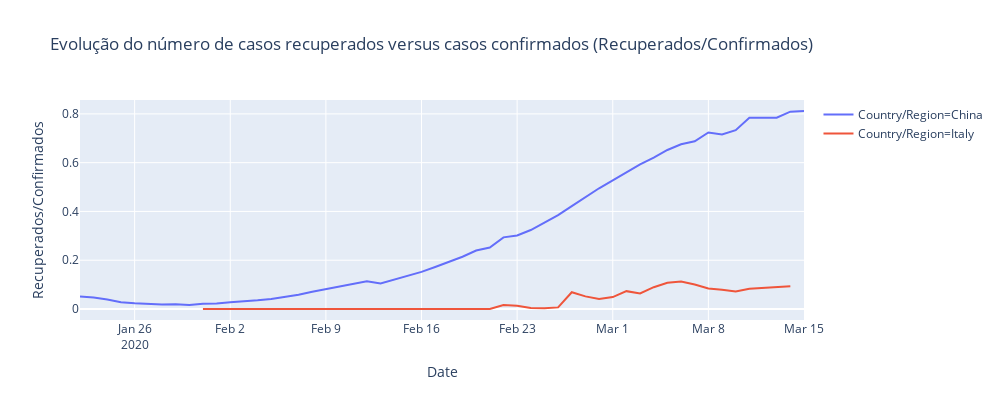

Notebook code for this chart:
### Code cell
temp['Recuperados/Confirmados'] = temp['Recovered']/temp['Confirmed']

fig = px.line(temp, x="Date", y="Recuperados/Confirmados", color='Country/Region',  height=400,width=1000,
             title='Evolução do número de casos recuperados versus casos confirmados (Recuperados/Confirmados)')
fig.show()

### Figure 1 — Plotly figure (JSON) as saved in the notebook; plotly's stock layout.template omitted (floating-point values rounded to 4 significant figures)
{"data": [{"hoverlabel": {"namelength": 0}, "hovertemplate": "Country/Region=China<br>Date=%{x}<br>Recuperados/Confirmados=%{y}", "legendgroup": "Country/Region=China", "line": {"color": "#636efa", "dash": "solid"}, "mode": "lines", "name": "Country/Region=China", "showlegend": true, "type": "scatter", "x": ["2020-01-22", "2020-01-23", "2020-01-24", "2020-01-25", "2020-01-26", "2020-01-27", "2020-01-28", "2020-01-29", "2020-01-30", "2020-01-31", "2020-02-01", "2020-02-02", "2020-02-03", "2020-02-04", "2020-02-05", "2020-02-06", "2020-02-07", "2020-02-08", "2020-02-09", "2020-02-10", "2020-02-11", "2020-02-12", "2020-02-13", "2020-02-14", "2020-02-15", "2020-02-16", "2020-02-17", "2020-02-18", "2020-02-19", "2020-02-20", "2020-02-21", "2020-02-22", "2020-02-23", "2020-02-24", "2020-02-25", "2020-02-26", "2020-02-27", "2020-02-28", "2020-02-29", "2020-03-01", "2020-03-02", "2020-03-03", "2020-03-04", "2020-03-05", "2020-03-06", "2020-03-07", "2020-03-08", "2020-03-09", "2020-03-10", "2020-03-11", "2020-03-12", "2020-03-13", "2020-03-14", "2020-03-15"], "xaxis": "x", "y": [0.05119, 0.04695, 0.0393, 0.02788, 0.02376, 0.02026, 0.01838, 0.01977, 0.01662, 0.02201, 0.02303, 0.02788, 0.03118, 0.03559, 0.04082, 0.04849, 0.05858, 0.07051, 0.08122, 0.09222, 0.1046, 0.1142, 0.1045, 0.1197, 0.1366, 0.1521, 0.172, 0.1915, 0.2141, 0.2399, 0.252, 0.2938, 0.3017, 0.3238, 0.3559, 0.3848, 0.4219, 0.4588, 0.495, 0.5277, 0.5623, 0.5934, 0.6206, 0.652, 0.6755, 0.6875, 0.7238, 0.7156, 0.7334, 0.784, 0.7837, 0.7843, 0.8092, 0.8118], "yaxis": "y"}, {"hoverlabel": {"namelength": 0}, "hovertemplate": "Country/Region=Italy<br>Date=%{x}<br>Recuperados/Confirmados=%{y}", "legendgroup": "Country/Region=Italy", "line": {"color": "#EF553B", "dash": "solid"}, "mode": "lines", "name": "Country/Region=Italy", "showlegend": true, "type": "scatter", "x": ["2020-01-31", "2020-02-07", "2020-02-21", "2020-02-22", "2020-02-23", "2020-02-24", "2020-02-25", "2020-02-26", "2020-02-27", "2020-02-28", "2020-02-29", "2020-03-01", "2020-03-02", "2020-03-03", "2020-03-04", "2020-03-05", "2020-03-06", "2020-03-07", "2020-03-08", "2020-03-09", "2020-03-10", "2020-03-11", "2020-03-14"], "xaxis": "x", "y": [0, 0, 0, 0.01613, 0.0129, 0.004367, 0.003106, 0.006623, 0.0687, 0.0518, 0.04078, 0.049, 0.07318, 0.06395, 0.08935, 0.1073, 0.1128, 0.1001, 0.08434, 0.07894, 0.07134, 0.08287, 0.0937], "yaxis": "y"}], "layout": {"height": 400, "legend": {"tracegroupgap": 0}, "title": {"text": "Evolução do número de casos recuperados versus casos confirmados (Recuperados/Confirmados)"}, "width": 1000, "xaxis": {"anchor": "y", "autorange": true, "domain": [0, 1], "range": ["2020-01-22", "2020-03-15"], "title": {"text": "Date"}, "type": "date"}, "yaxis": {"anchor": "x", "autorange": true, "domain": [0, 1], "range": [-0.0451, 0.8569], "title": {"text": "Recuperados/Confirmados"}, "type": "linear"}}}
